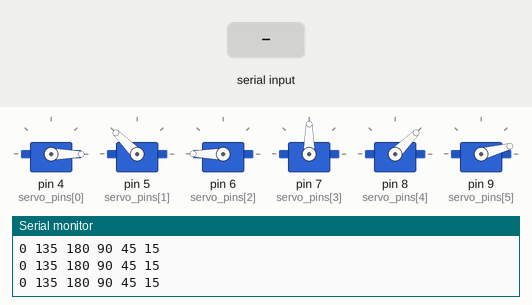
Recording of a sketch running on a simulated Arduino Uno, built with avr-gcc and run on an emulated ATmega328P. Shown: 6 × servo, the last lines printed to the serial monitor. Inputs (shaded band) come from the test bench.

Above: at 1.2 s.
1.3 s: ",\n" received over Serial
At 2.7 s:
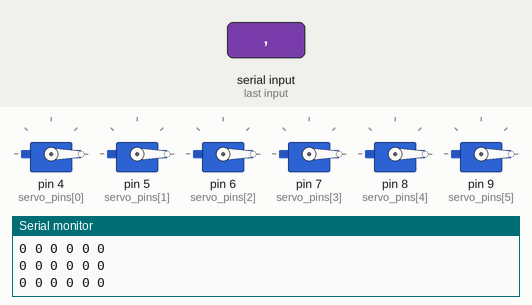
3.0 s: "90,45\n" received over Serial
At 4.1 s:
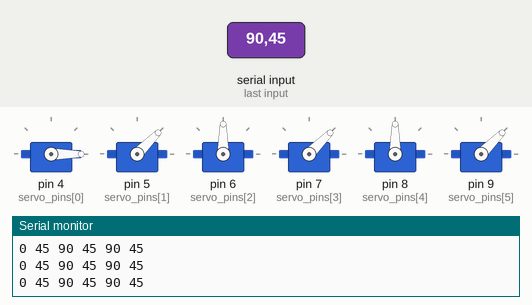
4.6 s: "30,150\n" received over Serial
At 5.5 s:
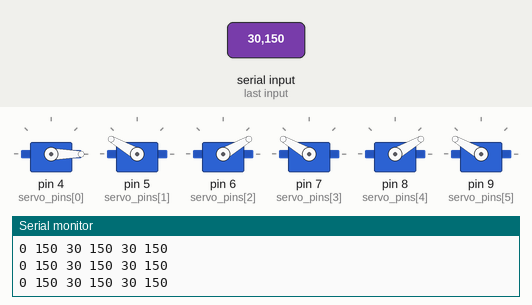
6.2 s: "90\n" received over Serial
At 6.7 s:
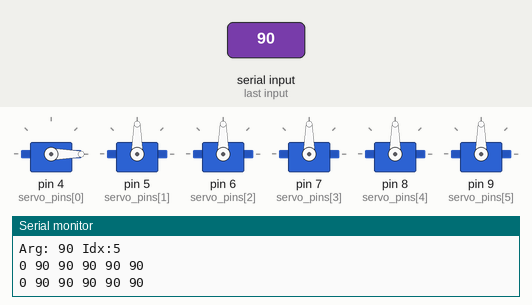
7.8 s: "200\n" received over Serial
At 9.3 s:
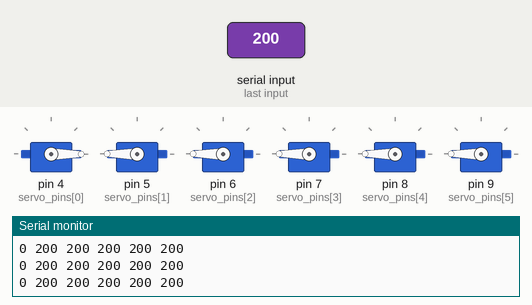
Timing chart, 0 to 10.4 s (numbered marks = the images above; inputs shaded):
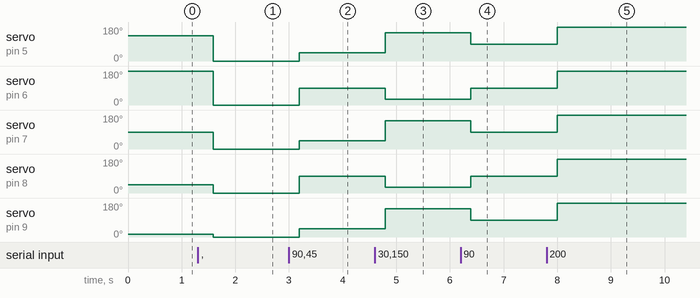

Measured:
- after the input at 1.3 s, servo on pin 5 (servo_pins[1]): 135° → 0° after 0.29 s; servo on pin 6 (servo_pins[2]): 180° → 0° after 0.29 s; servo on pin 7 (servo_pins[3]): 90° → 0° after 0.29 s; servo on pin 8 (servo_pins[4]): 45° → 0° after 0.29 s; servo on pin 9 (servo_pins[5]): 15° → 0° after 0.29 s
- after the input at 3.0 s, servo on pin 5 (servo_pins[1]), servo on pin 7 (servo_pins[3]), servo on pin 9 (servo_pins[5]): 0° → 45° after 0.19 s; servo on pin 6 (servo_pins[2]), servo on pin 8 (servo_pins[4]): 0° → 90° after 0.19 s
- after the input at 4.6 s, servo on pin 5 (servo_pins[1]), servo on pin 7 (servo_pins[3]), servo on pin 9 (servo_pins[5]): 45° → 150° after 0.19 s; servo on pin 6 (servo_pins[2]), servo on pin 8 (servo_pins[4]): 90° → 30° after 0.19 s
- after the input at 6.2 s, servo on pin 5 (servo_pins[1]), servo on pin 7 (servo_pins[3]), servo on pin 9 (servo_pins[5]): 150° → 90° after 0.19 s; servo on pin 6 (servo_pins[2]), servo on pin 8 (servo_pins[4]): 30° → 90° after 0.19 s
- after the input at 7.8 s, servo on pin 5 (servo_pins[1]), servo on pin 6 (servo_pins[2]), servo on pin 7 (servo_pins[3]), servo on pin 8 (servo_pins[4]), servo on pin 9 (servo_pins[5]): 90° → 180° after 0.20 s

The sketch:

move_base.ino
```cpp
#include <Servo.h>
#include <LinkedList.h>

// TODO - implement tidy/readable way to store/mutate servos
// typename: robo_arm;
// struct {
// } ;

int32_t joint_angles[] = {0, 135, 180, 90, 45, 15};
Servo servos[] = {Servo(), Servo(), Servo(), Servo(), Servo(), Servo()};
int8_t servo_pins[] = {4, 5, 6, 7, 8, 9};
String input;


void retrieve_angles(String a_input, int32_t a_joint_angles[]);

void setup() {
  //Serial Port begin
  Serial.begin (9600);

  for (int8_t idx = 0; idx < 6; idx++)
  {
    servos[idx].write(joint_angles[idx]);
    servos[idx].attach(servo_pins[idx]);
  }
}

void loop()
{
  if (Serial.available())
  {
    String arg_input = Serial.readStringUntil('\n');
    retrieve_angles(arg_input, joint_angles);
    Serial.flush();
  }

  // TODO -  make thie runnable, currently expected to fail
  if (joint_angles[0] >= 0)
  {
    int32_t i = 0;
    for (int8_t idx = 0; idx < 6; idx++)
    {
      if (joint_angles[idx] >= 0)
      {
        Serial.print(joint_angles[idx]);
        Serial.print(" ");

        servos[idx].write(joint_angles[idx]);
      }
    }
    Serial.println();
  }

  delay(250);
}

void retrieve_angles(String a_input, int32_t a_joint_angles[])
{
  int32_t prev_delim_idx = 0;
  int32_t next_delim_idx = 0;
  int32_t joint_angle;

  next_delim_idx = a_input.indexOf(",", prev_delim_idx+1);
  String arg_str = a_input.substring(prev_delim_idx+1, next_delim_idx);  // grab the substring between delimiters

  int32_t idx = 0;
  for (idx = 0; idx < 6; idx++)
  {
    joint_angle = arg_str.toInt();
    a_joint_angles[idx] = joint_angle;                            // place the joint angle at the corresponding index in the joint angles array

    Serial.print("Arg: "); Serial.print(arg_str); Serial.print(" Idx:"); Serial.print(idx);
    Serial.println();
    //Serial.print("Prev: "); Serial.println(prev_delim_idx);

    prev_delim_idx = next_delim_idx;                            // the index where we found our delimiter is now the start of our search
    next_delim_idx = a_input.indexOf(",", prev_delim_idx+1);
    arg_str = a_input.substring(prev_delim_idx+1, next_delim_idx);  // grab the substring between delimiters
    // idx++;
  }
}
```
